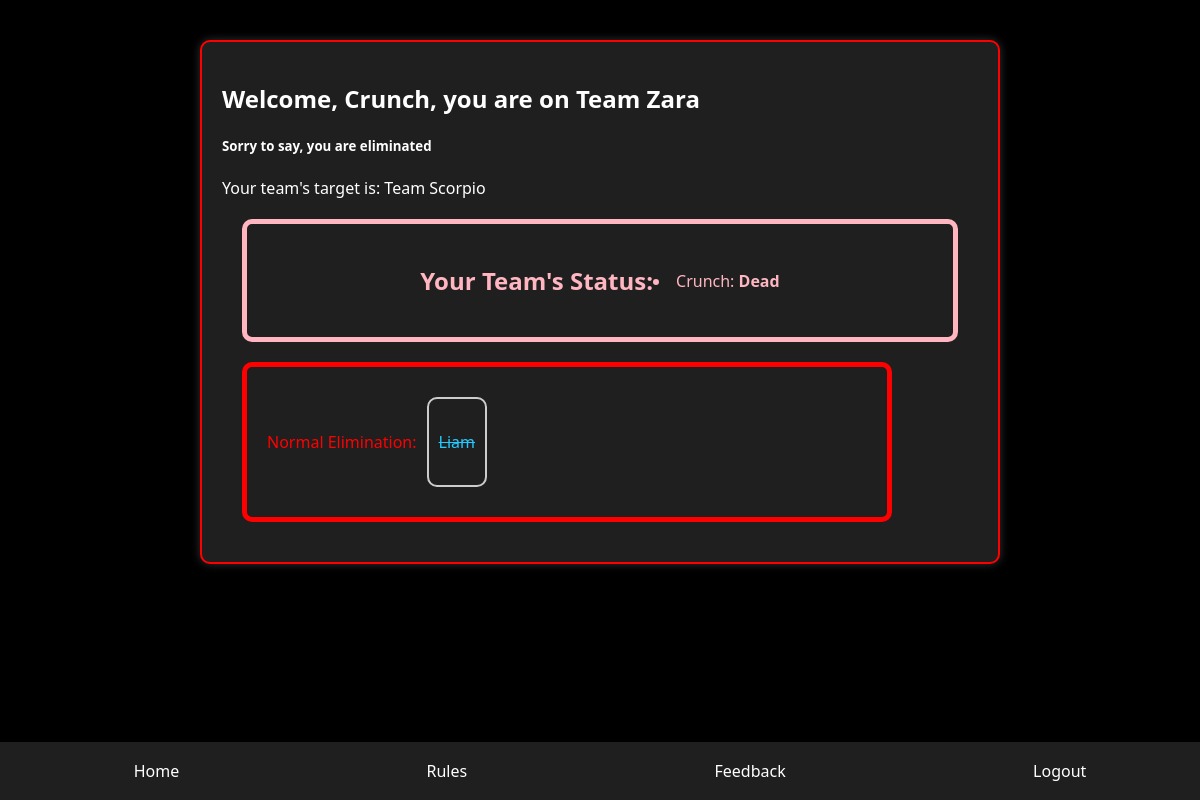
Before: /groupassignment/ (signed in) with the older database file.
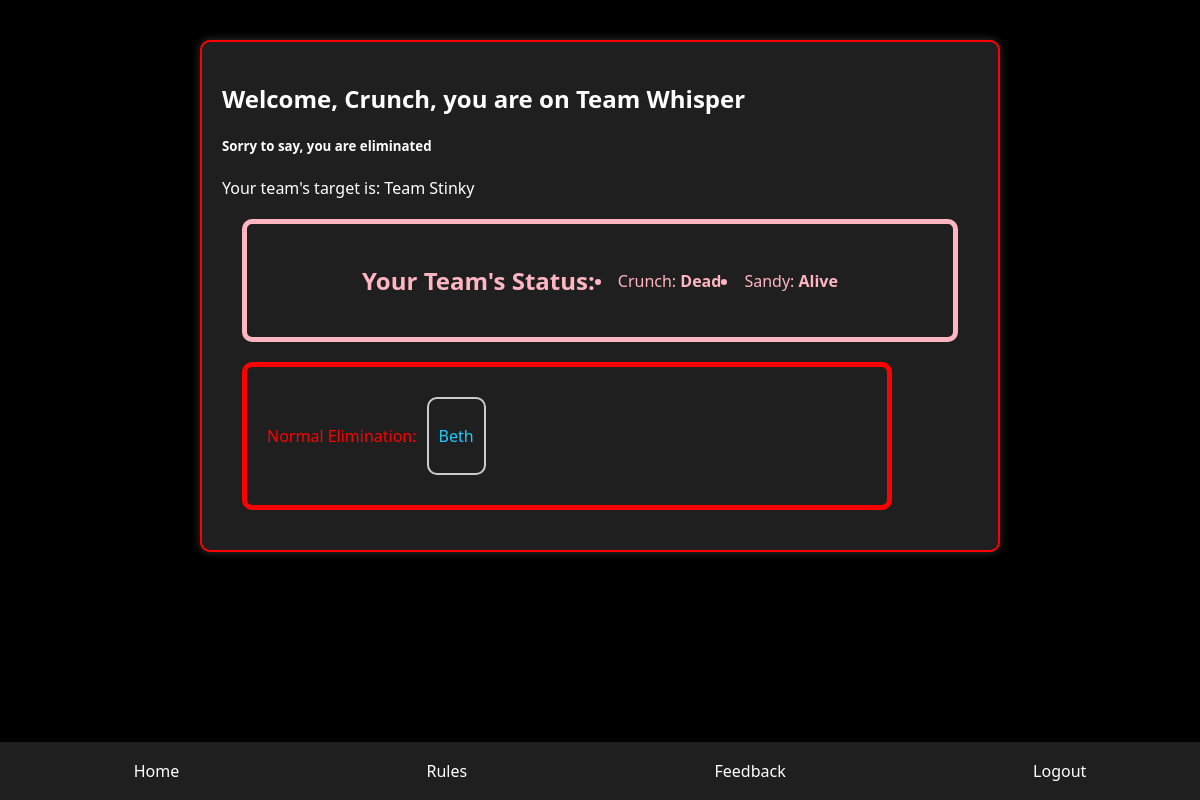
After: the same page with the newer database file.
### users/models.py (models this page shows, shortened)
class AgentGroup(models.Model):
    group_name = models.CharField(max_length = 255, blank=True, null=True)
    players = models.ManyToManyField(Player)
    is_out = models.BooleanField(default=True)
    target_group_name = models.CharField(max_length=255, blank=True, null=True)
    target_group_pk = models.IntegerField(null=True, blank=True)
    kills = models.IntegerField(default=0)
    is_playing = models.BooleanField(default=True)
    is_winner = models.BooleanField(default=False)

class Player(models.Model):
    user = models.OneToOneField(CustomUser, on_delete=models.CASCADE)
    is_dead = models.BooleanField(default=False)
    target_name = models.CharField(max_length=255, blank=True, null=True)
    target_pk = models.IntegerField(null=True, blank=True)
    agent_name = models.CharField(max_length=255, blank=True, null=True)
    kills = models.IntegerField(default=0)
    is_playing = models.BooleanField(default=True)
    is_winner = models.BooleanField(default=False)
    in_waiting = models.BooleanField(default=False)
    have_eliminated_today = models.BooleanField(default=False)

class CustomUser(AbstractUser):
    @property
    def name(self):
        return f"{self.first_name} {self.last_name}"

### users/views.py (the view)
# urls.py: path("groupassignment/", views.group_assignment, name='group_assignment'),
def group_assignment(request):
    current = Player.objects.get(pk=request.user.player.pk)
    current_group = AgentGroup.objects.filter(players=current)[0]
    state = -1
    if AgentGroup.objects.filter(players=current)[0].is_out == False:
            current_group = AgentGroup.objects.filter(players=current)[0]
    else:
        state = 1
    try:
        target_group = AgentGroup.objects.get(pk=current_group.target_group_pk)
    except AgentGroup.DoesNotExist:
            return redirect("/?param=noassignment")
    if target_group.is_out:
        GameManager.new_group_target(current_group, target_group)
    if state != 2:
        if current.is_dead:
            state = 2
        elif GameManager.win_condition() != 0:
            if current_group.is_winner:
                state = 3
        elif current.in_waiting:
            return redirect(f'/?param=waiting')
        else:
            state = 0
    player_was_killed = Checker.objects.filter(confirmations__lt=2, action_performed=False, target=current).first()
    player_killed_sd = Checker.objects.filter(confirmations__lt=2, action_performed=False, killer=current).first()
    target_group = AgentGroup.objects.get(pk=current_group.target_group_pk)
    context = {'state': state, 'team': current_group, 't_group': target_group, 'pwk': player_was_killed, 'pksd': player_killed_sd, 'ggame': GameManager.is_placing_groups()}
    return render(request, "users/group_assignment.html", context)

### users/game.py (called while the page is built)
    @staticmethod
    def is_placing_groups():
        if Game.objects.all() == None or len(Game.objects.all()) == 0:
            return False
        return Game.objects.all()[0].placing_groups == True

### users/templates/users/group_assignment.html (shortened to what the changed rows need)
{% load static %}
<!DOCTYPE html>
<html lang="en">
    <head>
    <link rel="stylesheet" href="{% static 'users/assassin.css' %}" />
</head>
<body>
    <div class="container">
        {% if user.is_authenticated %}
            <div class="content">
                {% if state == 0 %}
                    <h2>Welcome, {{user.first_name}}, you are on Team {{ team.group_name }}</h2>
                    <h5>Eliminate your target team as quickly as possible. We are counting on you</h3>
                    <p>Your target is: Team {{ team.target_group_name }}</p>
                     {% if pwk is not None %}
                     <div id="selfDefenseActions">
                         <button class="decision" data-param="died" style="background-color: red;">I Was Eliminated by {{ pwk.killer.user.first_name }}</button>
                     </div>
                 {% endif %}
                 {% if pksd is not None %}
                     <div id="selfDefenseActions">
                         <button class="decision" data-param="selfDefenseKilled" style="background-color: blueviolet;">I Eliminated {{ pksd.target.user.first_name }} in Self-Defense</button>
                     </div>
                 {% endif %}
                <div id="selfDefenseActions">
                    <p>Your Team:</p>
                    <ul>
                    {% for player in team.players.all %}
                    {% if player.is_dead %}
                        <li>{{ player.user.first_name }}: <strong>Dead</strong></li>
                    {% else %}
                        <li>{{ player.user.first_name }}: <strong>Alive</strong></li>
                    {% endif %}
                    {% endfor %}
                    </ul>
                </div>
                <div id="normalActions">
                    <p>Normal Elimination:</p>
                    <br>
                    {% for player in t_group.players.all %}
                    {% if player.is_dead %}
                    <div class="player-action">
                        <p><strike>{{ player.user.first_name }}</strike></p>
                        <br><br><br>
                    </div>
                    {% else %}
                    <div class="player-action">
                        <p>{{ player.user.first_name }}</p>
                        <button class="decision" who="{{ player.pk }}" data-param="killed" style="background-color: green;">I Eliminated Them</button>
                        <button class="decision" who="{{ player.pk }}" data-param="selfDefenseDied" style="background-color: coral;">They Eliminated Me in Self-Defense</button>
                    <br>
                    <br>
                    <br>
                    </div>
                    {% endif %}
                    {% endfor %}
                </div>
                <div id="discoveredActions">
                    <p>Someone Witnessed You:</p>
                    <button class="decision" data-param="discovered" style="background-color: blue;">I Was Discovered</button>
                </div>
                <h2 id="notification"></h2>
                {% elif state == 1 %}
                    <p>Your group died, wait till next round!</p>
                {% elif state == 2 %}
                <h2>Welcome, {{user.first_name}}, you are on Team {{ team.group_name }}</h2>
                    <h5>Sorry to say, you are eliminated</h3>
                    <p>Your team's target is: Team {{ team.target_group_name }}</p>
                    <div id="selfDefenseActions">
                <h2>Your Team's Status: </h2>
                {% for player in team.players.all %}
                    {% if player.is_dead %}
                        <li>{{ player.user.first_name }}: <strong>Dead</strong></li>
                    {% else %}
                        <li>{{ player.user.first_name }}: <strong>Alive</strong></li>
                    {% endif %}
                    {% endfor %}
                    </div>
                    <div id="normalActions">
                        <p>Normal Elimination:</p>
                        <br>
                        {% for player in t_group.players.all %}
                        {% if player.is_dead %}
                        <div class="player-action">
                            <p><strike>{{ player.user.first_name }}</strike></p>
                            <br><br><br>
                        </div>
                        {% else %}
                        <div class="player-action">
                            <p>{{ player.user.first_name }}</p>
                        </div>
                        {% endif %}
                        {% endfor %}
                    </div>
                {% elif state == 3 %}
                    <p>Your group won!!!!</p>
                {% endif %}
            </div>
        {% else %}
            <p>Sorry, you are not authenticated to see this page</p>
        {% endif %}
    </div>
    </body>
</html>

Changed rows visible on the page:
removed AgentGroup: group_name "Zara", target_group_name "Scorpio"
no longer on this page (row edited): Player: user.first_name "Liam"
now on this page (row edited): AgentGroup: group_name "Whisper", target_group_name "Stinky"
now on this page (row edited): Player: user.first_name "Sandy", shown under "Your Team's Status:"
now on this page (row edited): Player: user.first_name "Beth"
